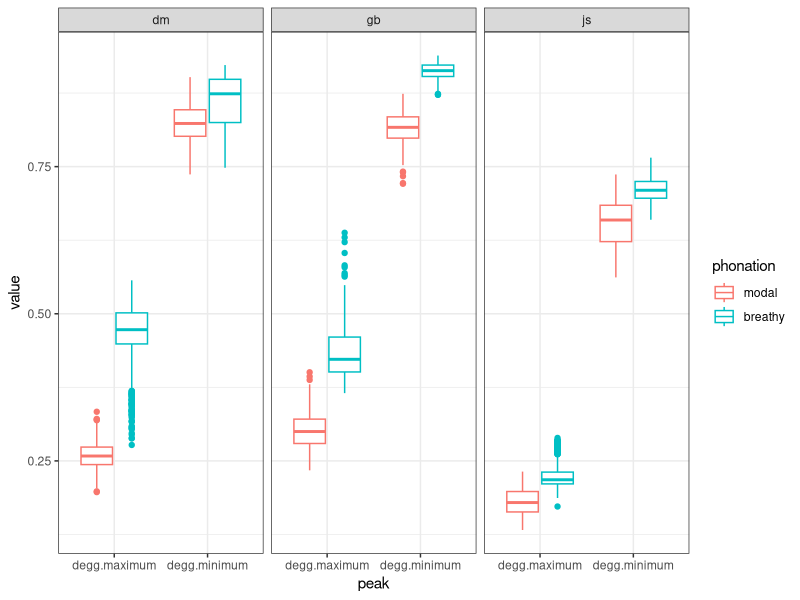
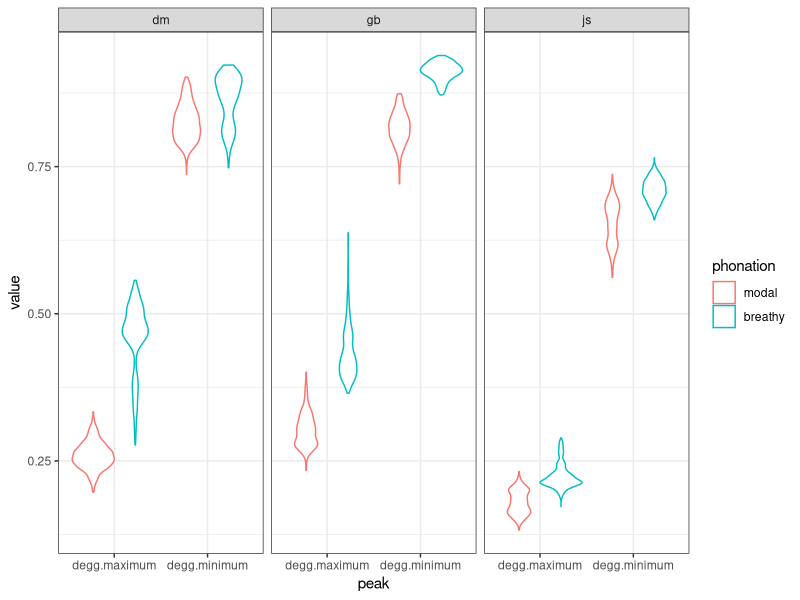
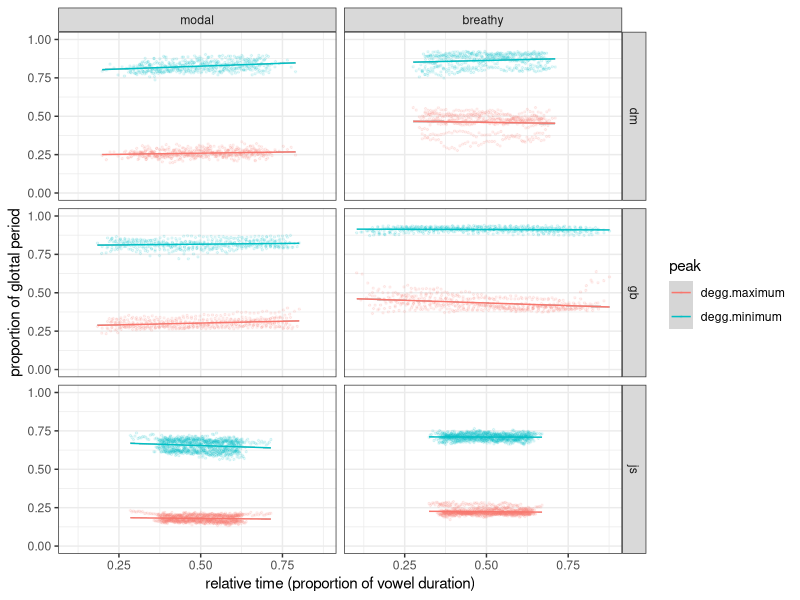
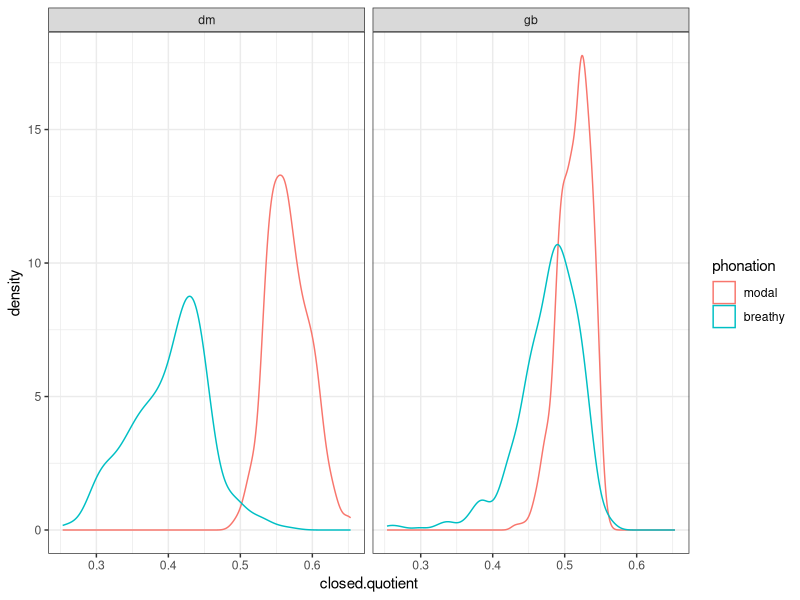
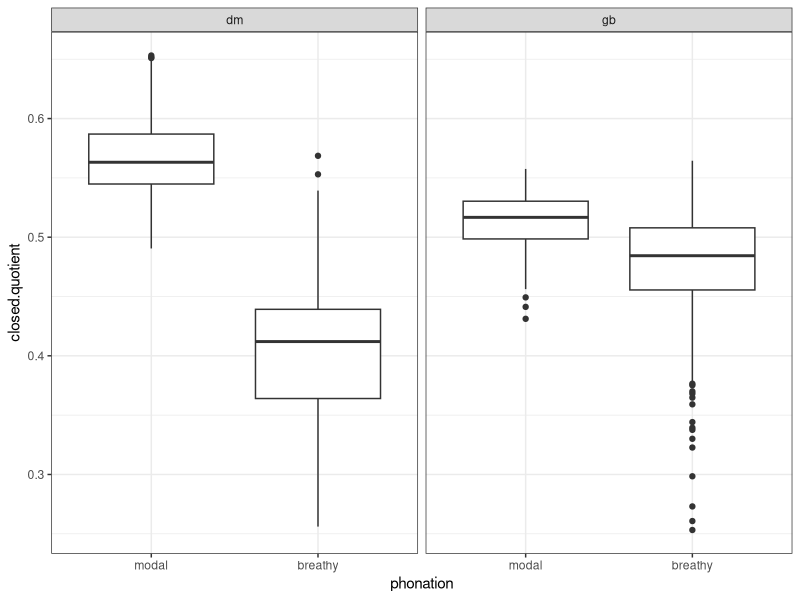

Recreate these plots in R, in order. (Note: this script raises an error after producing the figures.)
## ---- chunk 1
knitr::opts_chunk$set(echo = TRUE)
knitr::opts_knit$set(root.dir=normalizePath("../../"))
library(readr)
library(dplyr)
library(tidyr)
library(ggplot2)
theme_set(theme_bw())
library(lme4)
library(effects)
library(afex)
## ---- chunk 2
degg.tracing <- read_csv("./tracegram-pilot/results/results.csv") %>%
    separate(file, c("speaker", "phonation")) %>%
    mutate_if(is.character, as.factor) %>%
    mutate(phonation = factor(phonation, levels = c("modal", "breathy"))) %>%
    gather(peak, value, degg.maximum:degg.minimum)

quotient <- read_csv("./tracegram-pilot/results/results.csv") %>%
    separate(file, c("speaker", "phonation")) %>%
    mutate_if(is.character, as.factor) %>%
    mutate(phonation = factor(phonation, levels = c("modal", "breathy")),
           closed.quotient = degg.minimum - degg.maximum
           ) %>%
    filter(speaker != "js")
## ---- chunk 3
ggplot(degg.tracing, aes(peak, value, colour = phonation)) +
    geom_boxplot() +
    facet_grid(. ~ speaker)
## ---- chunk 4
ggplot(degg.tracing, aes(peak, value, colour = phonation)) +
    geom_violin() +
    facet_grid(. ~ speaker)
## ---- chunk 5
ggplot(degg.tracing, aes(time, value, colour = peak)) +
    geom_point(size = 0.5, alpha = 0.1) +
    geom_smooth(size = 0.5, method = "lm") +
    xlab("relative time (proportion of vowel duration)") +
    ylab("proportion of glottal period") +
    facet_grid(speaker ~ phonation) +
    ylim(0, 1)
## ---- chunk 6
ggplot(quotient, aes(closed.quotient, colour = phonation)) +
    geom_density() +
    facet_grid(. ~ speaker)
## ---- chunk 7
ggplot(quotient, aes(phonation, closed.quotient)) +
    geom_boxplot() +
    facet_grid(. ~ speaker)
## ---- chunk 8
quotient.lmer <- lmer(
    closed.quotient ~
        phonation +
        (1 + phonation|speaker),
    data = quotient
)

summary(quotient.lmer)
## ---- chunk 9
quotient.lmer.null <- lmer(
    closed.quotient ~
        (1 + phonation|speaker),
    data = quotient
)

anova(quotient.lmer.null, quotient.lmer)
## ---- chunk 10
plot(allEffects(quotient.lmer))
